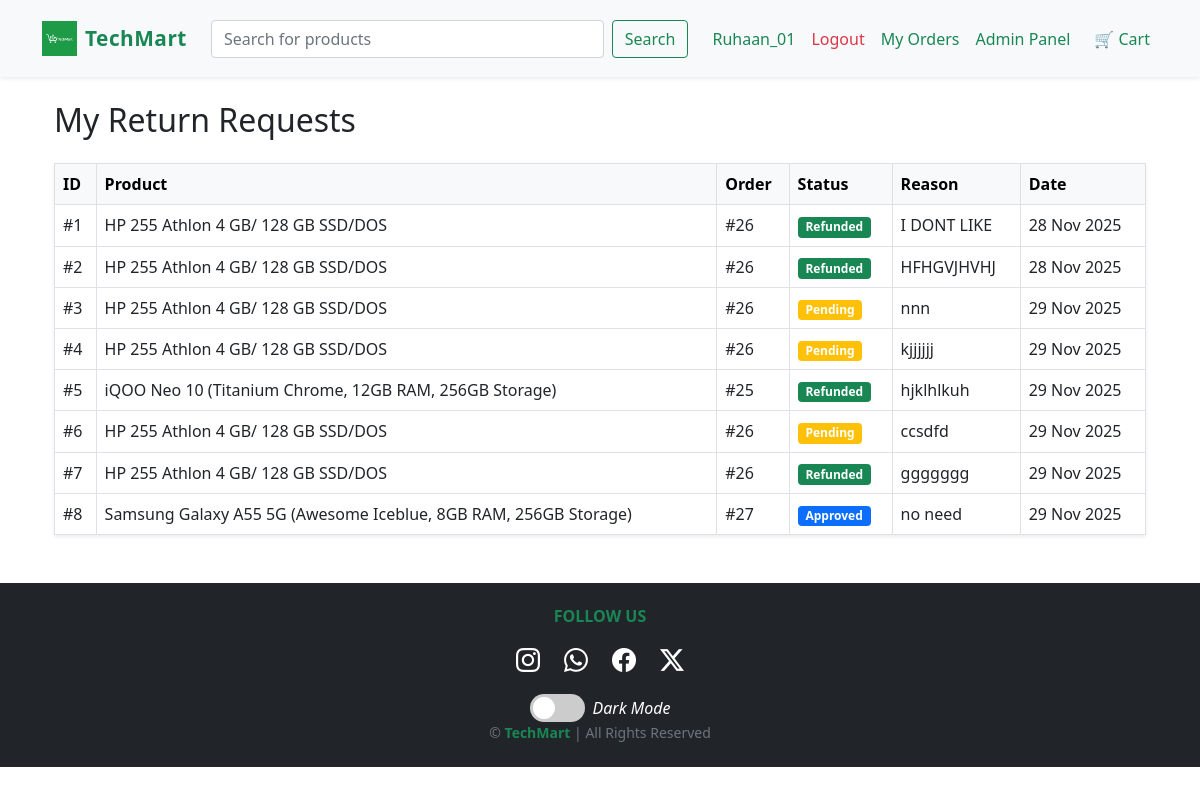
The page /userpanel/returns/ (signed in) on the database its author committed.
### orders/models.py (models this page shows, shortened)
class ReturnRequest(models.Model):
    STATUS_CHOICES = [
        ("pending", "Pending"),
        ("approved", "Approved"),
        ("rejected", "Rejected"),
        ("refunded", "Refunded"),
    ]
    order = models.ForeignKey(Order, on_delete=models.CASCADE)
    item = models.ForeignKey(OrderItem, on_delete=models.CASCADE)
    user = models.ForeignKey(User, on_delete=models.CASCADE)
    reason = models.TextField()
    status = models.CharField(max_length=20, choices=STATUS_CHOICES, default="pending")
    created_at = models.DateTimeField(auto_now_add=True)
    admin_response = models.TextField(blank=True, null=True)

class OrderItem(models.Model):
    order = models.ForeignKey(Order, related_name='items', on_delete=models.CASCADE)
    product = models.ForeignKey(Product, on_delete=models.CASCADE)
    price = models.DecimalField(max_digits=10, decimal_places=2)
    quantity = models.PositiveIntegerField()

class Order(models.Model):
    user = models.ForeignKey(User, on_delete=models.CASCADE)
    full_name = models.CharField(max_length=100)
    address = models.TextField()
    phone = models.CharField(max_length=20)
    city = models.CharField(max_length=50)
    pincode = models.CharField(max_length=10)
    created_at = models.DateTimeField(auto_now_add=True)
    updated_at = models.DateTimeField(auto_now=True)
    total_amount = models.DecimalField(max_digits=10, decimal_places=2)
    estimated_delivery = models.DateField(null=True, blank=True)
    coupon = models.CharField(max_length=50, blank=True, null=True)
    discount_amount = models.DecimalField(max_digits=10, decimal_places=2, default=0)
    razorpay_order_id = models.CharField(max_length=200, blank=True)
    payment_status = models.CharField(max_length=50, default="Pending")
    STATUS_CHOICES = (
        ('pending', 'Pending'),
        ('processing', 'Processing'),
        ('shipped', 'Shipped'),
        ('out_for_delivery', 'Out For Delivery'),
        ('delivered', 'Delivered'),
        ('cancelled', 'Cancelled'),
    )
    status = models.CharField(max_length=20, choices=STATUS_CHOICES, default='pending')
    PAYMENT_METHOD_CHOICES = (
        ('cod', 'Cash On Delivery'),
        ('online', 'Online Payment'),
    )
    payment_method = models.CharField(max_length=20, choices=PAYMENT_METHOD_CHOICES, default='cod')

### products/models.py (models this page shows, shortened)
class Product(models.Model):
    category = models.ForeignKey(Category, related_name='products', on_delete=models.CASCADE)
    name = models.CharField(max_length=200)
    slug = models.SlugField(unique=True)
    description = models.TextField(blank=True)
    price = models.DecimalField(max_digits=15, decimal_places=2)
    image = models.ImageField(upload_to= 'products/')
    stock = models.PositiveIntegerField(default=10)
    available = models.BooleanField(default=True)
    created_by = models.DateTimeField(auto_now_add=True)

### userpanel/views.py (the view)
# urls.py: path("returns/", views.return_requests, name="admin_return_requests"),
@login_required
def returns(request):
    requests = ReturnRequest.objects.filter(user=request.user)
    return render(request, "userpanel/returns.html", {"requests": requests})

### userpanel/templates/userpanel/returns.html
{% extends "core/base.html" %}
{% block content %}
<div class="container mt-4">
    <h2 class="mb-4">My Return Requests</h2>
    {% if requests %}
    <table class="table table-bordered table-hover shadow-sm">
        <thead class="table-light">
            <tr>
                <th>ID</th>
                <th>Product</th>
                <th>Order</th>
                <th>Status</th>
                <th>Reason</th>
                <th>Date</th>
            </tr>
        </thead>
        <tbody>
            {% for r in requests %}
            <tr>
                <td>#{{ r.id }}</td>
                <td>{{ r.item.product.name }}</td>
                <td>#{{ r.order.id }}</td>
                <td>
                    <span class="badge
                        {% if r.status == 'pending' %} bg-warning
                        {% elif r.status == 'approved' %} bg-primary
                        {% elif r.status == 'refunded' %} bg-success
                        {% else %} bg-danger
                        {% endif %}
                    ">
                        {{ r.get_status_display }}
                    </span>
                </td>
                <td>{{ r.reason }}</td>
                <td>{{ r.created_at|date:"d M Y" }}</td>
            </tr>
            {% endfor %}
        </tbody>
    </table>
    {% else %}
        <p class="text-muted">You have not submitted any return requests yet.</p>
    {% endif %}
</div>
{% endblock %}

### core/templates/core/base.html (shortened to what this page needs)
<!DOCTYPE html>
<html lang="en">
<head>
    {% load static %}
    <link href="https://cdn.jsdelivr.net/npm/bootstrap@5.0.2/dist/css/bootstrap.min.css" rel="stylesheet">
    <link rel="stylesheet" href="https://cdn.jsdelivr.net/npm/bootstrap-icons@1.11.3/font/bootstrap-icons.css">
</head>
<body>
<nav class="navbar navbar-expand-lg navbar-light bg-light shadow-sm py-3">
    <div class="container">
        <a class="navbar-brand d-flex align-items-center" href="{% url 'home' %}">
            <img src="{% static 'images/techmartlogo.png' %}" width="35" height="35" class="me-2">
            <span class="fw-bold text-success">TechMart</span>
        </a>
        <div class="collapse navbar-collapse" id="navbarContent">
            <form class="d-flex mx-auto w-50" action="{% url 'search' %}" method="GET">
    <input class="form-control me-2"
           type="search"
           name="q"
           placeholder="Search for products"
           required>
    <button class="btn btn-outline-success" type="submit">Search</button>
</form>
            <ul class="navbar-nav ms-auto">
                {% if user.is_authenticated %}
<li class="nav-item ">
  <a class="nav-link text-success" href="{% url 'userpanel:profile' %}">{{ user.username }}</a>
</li>
                <li class="nav-item">
                    <form action="{% url 'logout' %}" method="post" class="d-inline">
                        <button type="submit" class="logout-btn nav-link text-danger pt-2">
                            Logout
                        </button>
                    </form>
                </li>
                <li class="nav-item">
                    <a class="nav-link text-success" href="{% url 'order_list' %}">My Orders</a>
                </li>
{% if user.is_staff %}
<li class="nav-item">
  <a class="nav-link text-success" href="{% url 'adminpanel:dashboard' %}">
    Admin Panel
  </a>
</li>
{% endif %}
                {% endif %}
                <li class="nav-item ms-2">
                    <a class="nav-link fw-semibold text-success" href="{% url 'cart_detail' %}">
                        🛒 Cart
                    </a>
                </li>
            </ul>
        </div>
    </div>
</nav>
<div class="container mt-4">
    {% block content %}{% endblock %}
</div>
<footer class="bg-dark text-white text-center py-4 mt-5">
    <div class="container">
        <h6 class="text-uppercase fw-bold text-success mb-3">Follow Us</h6>
        <div class="d-flex justify-content-center gap-4 mb-3">
            <a class="text-white fs-4" href="#"><i class="bi bi-instagram"></i></a>
            <a class="text-white fs-4" href="#"><i class="bi bi-whatsapp"></i></a>
            <a class="text-white fs-4" href="#"><i class="bi bi-facebook"></i></a>
            <a class="text-white fs-4" href="#"><i class="bi bi-twitter-x"></i></a>
        </div>
<div class="theme-switch-wrapper mt-3">
    <label class="theme-switch" for="themeCheckbox">
        <span class="slider round"></span>
    </label>
    <em class="ms-2">Dark Mode</em>
</div>
        <p class="mb-0 small text-muted">
            © {{ now|date:"Y" }} <span class="text-success fw-bold">TechMart</span> | All Rights Reserved
        </p>
    </div>
</footer>
</body>
</html>

### core/templates/core/base.html (style rules this page uses)
.navbar-brand span { font-size: 1.3rem; letter-spacing: 0.5px; }
.nav-link { transition: color 0.2s ease-in-out; }
.logout-btn { text-decoration: none; border: none; padding: 0; background: transparent; }
body.light-mode { background: #ffffff; color: #212529; }
.navbar, .card, .modal-content, .list-group-item { transition: 0.3s; }
.theme-switch-wrapper { display: flex; align-items: center; justify-content: center; }
.theme-switch { position: relative; display: inline-block; width: 55px; height: 28px; }
.slider { position: absolute; cursor: pointer; top: 0; left: 0; right: 0; bottom: 0; background-color: #ccc; transition: .4s; border-radius: 34px; }
.slider:before { position: absolute; content: ""; height: 22px; width: 22px; left: 3px; bottom: 3px; background-color: white; transition: .4s; border-radius: 50%; }
.slider.round { border-radius: 34px; }

### rows shown on the page
ReturnRequest: id "1", item.product.name "HP 255 Athlon 4 GB/ 128 GB SSD/DOS", order.id "26", status "Refunded", reason "I DONT LIKE", created_at "28 Nov 2025"
ReturnRequest: id "2", item.product.name "HP 255 Athlon 4 GB/ 128 GB SSD/DOS", order.id "26", status "Refunded", reason "HFHGVJHVHJ", created_at "28 Nov 2025"
ReturnRequest: id "3", item.product.name "HP 255 Athlon 4 GB/ 128 GB SSD/DOS", order.id "26", status "Pending", reason "nnn", created_at "29 Nov 2025"
ReturnRequest: id "4", item.product.name "HP 255 Athlon 4 GB/ 128 GB SSD/DOS", order.id "26", status "Pending", reason "kjjjjjj", created_at "29 Nov 2025"
ReturnRequest: id "5", item.product.name "iQOO Neo 10 (Titanium Chrome, 12GB RAM, 256GB Storage)", order.id "25", status "Refunded", reason "hjklhlkuh", created_at "29 Nov 2025"
ReturnRequest: id "6", item.product.name "HP 255 Athlon 4 GB/ 128 GB SSD/DOS", order.id "26", status "Pending", reason "ccsdfd", created_at "29 Nov 2025"
ReturnRequest: id "7", item.product.name "HP 255 Athlon 4 GB/ 128 GB SSD/DOS", order.id "26", status "Refunded", reason "ggggggg", created_at "29 Nov 2025"
ReturnRequest: id "8", item.product.name "Samsung Galaxy A55 5G (Awesome Iceblue, 8GB RAM, 256GB Storage)", order.id "27", status "Approved", reason "no need", created_at "29 Nov 2025"

### other values the page prints
{{ user.username }} "Ruhaan_01"
